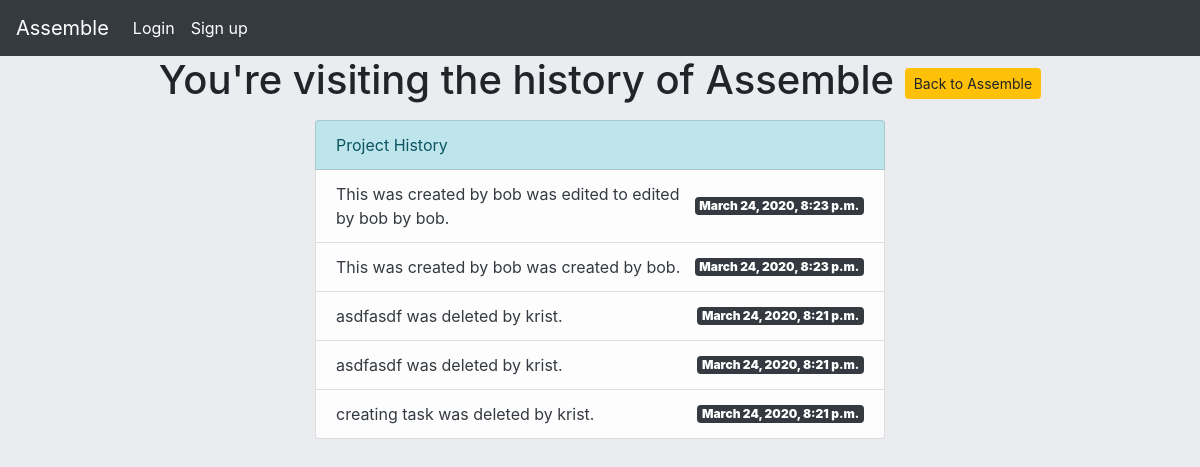
The page /project-list/project-detail/history/2/ on the database as committed earlier.
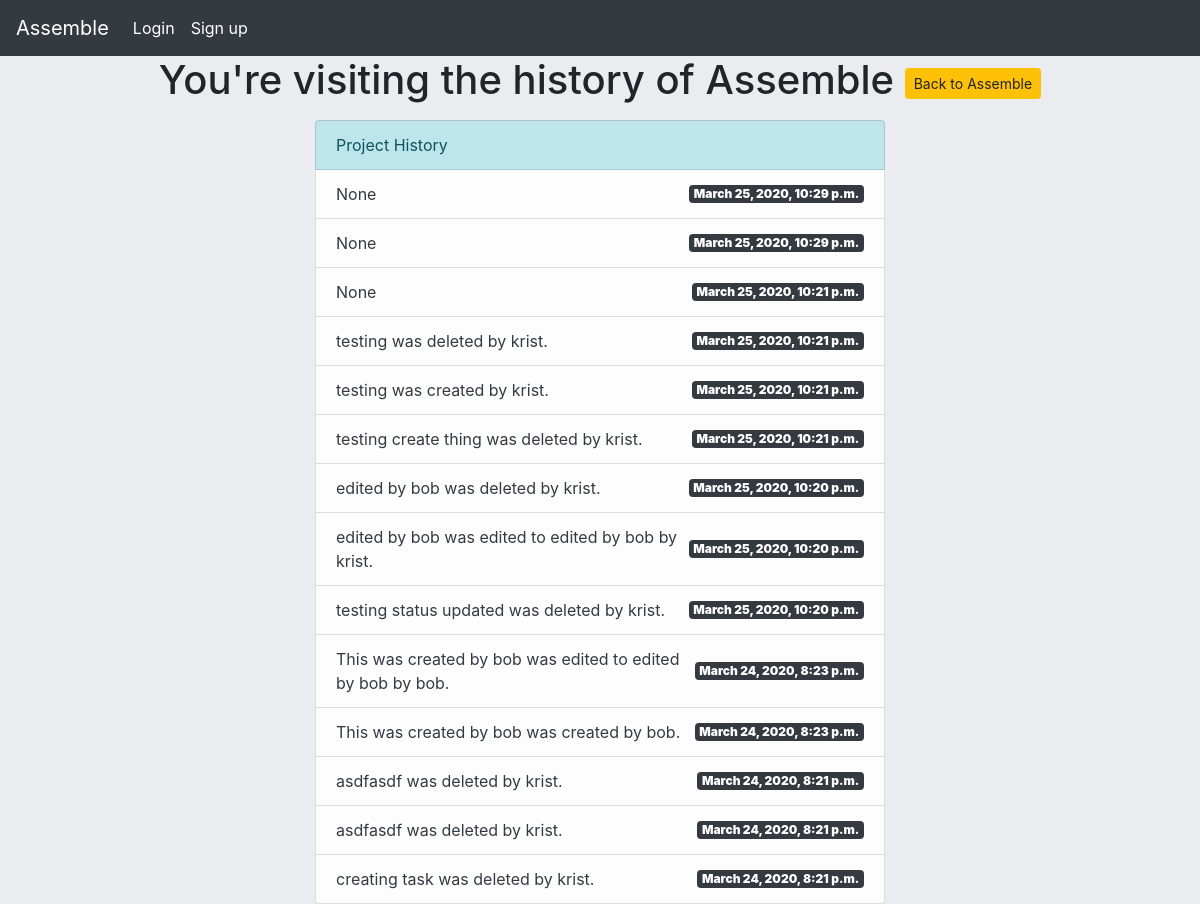
The same page on the database as committed later.
### assemble/models.py (models this page shows, shortened)
class ProjectHistory(models.Model):
    previous_field = models.CharField(max_length=200,blank=True)
    updated_field = models.CharField(max_length=200,blank=True)
    date_changed = models.DateTimeField(auto_now_add=True)
    status = models.CharField(max_length=20,null=True)
    user = models.CharField(max_length=100,null=True,blank=True)
    project = models.ForeignKey(Project,on_delete=models.CASCADE)
    list_string = None
    def __init__(self,*args,**kwargs):
        super(ProjectHistory,self).__init__(*args,**kwargs)
        self.create_history_string()
    """
    pre_save(sender,instance,raw,using,update_fields):
    This is sent at the beginning of a model's save method
        sender- the model class
        instance- the actual instance being saved
        raw - A boolean; True if the model is saved exactly as presented
        using- the database alias being used
        update_fields - the set of fields to update as passed to Model.save() or None if update_fields wasn't passed.

    post_save(sender,instance,raw,using,update_fields)
    This is sent at the end of the save method
        sender - the model class
        instance- the actual instance being saved
        created  -  A boolean, True if a new record is created
        raw - same as pre_save
        using - ""
        updated_fields - ""

    pre_delete(sender,instance,using):
    Sent at the beginning of a models delete() method and a queryset's delete() method

        sender- the model class
        instance - the actual instance being deleted
        using - ""

    post_delete(sender,instance,using):
    Sent at the end of a model's delete() and a queryset's delete9) method.

        sender - the model class
        instance - the actual instance being deleted. Note that the object will no longer be in the database.
        using - the database alias being used

    m2m_changed(sender,instance,action,reverse,model,pk_set,using):
    Sent when a ManyToManyField is changed on a model instance. Strictly speaking, this is not a model signal since it is sent by the ManyToManyField, but it complements the pre_save/post_save and pre_delete/post_delete when it comes to tracking changes to models.

        sender - The immediate model calss describing the ManyToManyField. This class is automatically created when a many-to-many field is defined; you can access it using thr though attribute on the many-to-many-field.
        instance- the instance whose many-to-many relation is updated. This can be an instance of the sender, or of the class the m2m is related to.
        action- a string indicating the type of update that is done to the relationship.
            "pre_add" - sent before one or more objects are added to the relation.
            "post_add" - sent after one or more objects are added to the relation.
            "pre_remove" - sent ebfore one or more objects are removed from the relation.
    """
    def create_history_string(self):
        if self.status == "deleted":
            self.list_string= f"{self.previous_field} was {self.status} by {self.user}."
        elif self.status == "edited":
            self.list_string= f"{self.previous_field} was {self.status} to {self.updated_field} by {self.user}."
        elif self.status == "updated to true":
            self.list_string = f"{self.previous_field} was updated to complete by {self.user}."
        elif self.status == "updated to false":
            self.list_string = f"{self.previous_field} was updated to uncompleted by {self.user}."
        elif self.status == "created":
            self.list_string= f"{self.previous_field} was created by {self.user}."

### assemble/views.py (the view)
# urls.py: path('project-list/project-detail/history/<pk>/',history_view,name='project-history'),
def history_view(request,pk):
    project = Project.objects.get(id=pk)
    render_list = ProjectHistory.objects.filter(project__id = pk).order_by('-date_changed')
    context={
        'project':project,
        'render_list':render_list
    }
    return render(request,'assemble/history.html',context)

### templates/assemble/history.html
{% extends 'assemble/base.html' %}
{% block content %}
<h1 class="text-center">You're visiting the history of {{project.name}} <a href="{% url 'project-detail' project.slug %}" class="btn btn-sm btn-warning">Back to {{project.name}}</a></h1>
<div class="row justify-content-center mt-3">
    <div class="col-sm-6">
        <ul class="list-group">
            <li class="list-group-item list-group-item-info">Project History</li>
            {% if render_list == 0 %}
                <li class="list-group-item list-group-item-danger text-dark d-flex justify-content-between align-items-center">
                    You haven't made any changes to your project yet! Try adding some components and breaking down your project
                    to get started.
                </li>
            {% else %}
                {% for record in render_list %}
                    <li class="list-group-item list-group-item-light text-dark d-flex justify-content-between align-items-center">
                        {{ record.list_string }}
                        <span class="badge badge-dark">
                            <strong>{{record.date_changed}}</strong>
                        </span>
                    </li>
                {% endfor %}
            {% endif %}
        </ul>
    </div>
</div>
{% endblock content %}

Rows that differ between the two databases and show on the page:
added ProjectHistory: list_string "None", date_changed "March 25, 2020, 10:29 p.m."
added ProjectHistory: list_string "None", date_changed "March 25, 2020, 10:29 p.m."
added ProjectHistory: list_string "None", date_changed "March 25, 2020, 10:21 p.m."
added ProjectHistory: list_string "testing was deleted by krist.", date_changed "March 25, 2020, 10:21 p.m."
added ProjectHistory: list_string "testing was created by krist.", date_changed "March 25, 2020, 10:21 p.m."
added ProjectHistory: list_string "testing create thing was deleted by krist.", date_changed "March 25, 2020, 10:21 p.m."
added ProjectHistory: list_string "edited by bob was deleted by krist.", date_changed "March 25, 2020, 10:20 p.m."
added ProjectHistory: list_string "edited by bob was edited to edited by bob by krist.", date_changed "March 25, 2020, 10:20 p.m."
added ProjectHistory: list_string "testing status updated was deleted by krist.", date_changed "March 25, 2020, 10:20 p.m."
